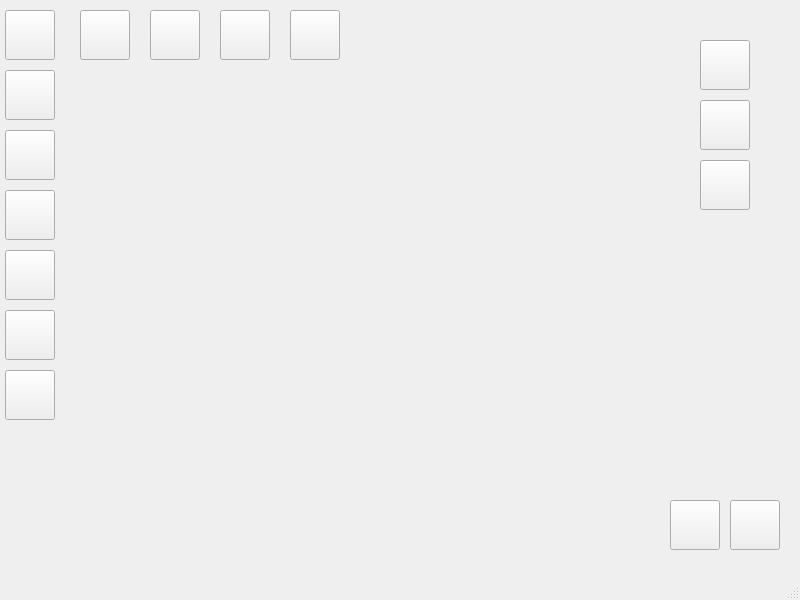
<?xml version="1.0" encoding="UTF-8"?>
<ui version="4.0">
 <class>MainWindow</class>
 <widget class="QMainWindow" name="MainWindow">
  <property name="geometry">
   <rect>
    <x>0</x>
    <y>0</y>
    <width>800</width>
    <height>600</height>
   </rect>
  </property>
  <property name="windowTitle">
   <string>MainWindow</string>
  </property>
  <widget class="QWidget" name="centralwidget">
   <widget class="ImageLabel" name="imagedisplay">
    <property name="geometry">
     <rect>
      <x>75</x>
      <y>70</y>
      <width>569</width>
      <height>500</height>
     </rect>
    </property>
    <property name="text">
     <string/>
    </property>
   </widget>
   <widget class="QPushButton" name="rotateimage">
    <property name="geometry">
     <rect>
      <x>5</x>
      <y>10</y>
      <width>50</width>
      <height>50</height>
     </rect>
    </property>
    <property name="text">
     <string/>
    </property>
   </widget>
   <widget class="QPushButton" name="cutimage">
    <property name="geometry">
     <rect>
      <x>5</x>
      <y>70</y>
      <width>50</width>
      <height>50</height>
     </rect>
    </property>
    <property name="text">
     <string/>
    </property>
   </widget>
   <widget class="QPushButton" name="resizeButton">
    <property name="geometry">
     <rect>
      <x>80</x>
      <y>10</y>
      <width>50</width>
      <height>50</height>
     </rect>
    </property>
    <property name="text">
     <string/>
    </property>
   </widget>
   <widget class="QPushButton" name="greyscale">
    <property name="geometry">
     <rect>
      <x>5</x>
      <y>130</y>
      <width>50</width>
      <height>50</height>
     </rect>
    </property>
    <property name="text">
     <string/>
    </property>
   </widget>
   <widget class="QPushButton" name="mosaic">
    <property name="geometry">
     <rect>
      <x>5</x>
      <y>190</y>
      <width>50</width>
      <height>50</height>
     </rect>
    </property>
    <property name="text">
     <string/>
    </property>
   </widget>
   <widget class="QPushButton" name="color">
    <property name="geometry">
     <rect>
      <x>5</x>
      <y>250</y>
      <width>50</width>
      <height>50</height>
     </rect>
    </property>
    <property name="text">
     <string/>
    </property>
   </widget>
   <widget class="QPushButton" name="textlogo">
    <property name="geometry">
     <rect>
      <x>5</x>
      <y>310</y>
      <width>50</width>
      <height>50</height>
     </rect>
    </property>
    <property name="text">
     <string/>
    </property>
   </widget>
   <widget class="QPushButton" name="undo">
    <property name="geometry">
     <rect>
      <x>150</x>
      <y>10</y>
      <width>50</width>
      <height>50</height>
     </rect>
    </property>
    <property name="text">
     <string/>
    </property>
   </widget>
   <widget class="QPushButton" name="save">
    <property name="geometry">
     <rect>
      <x>220</x>
      <y>10</y>
      <width>50</width>
      <height>50</height>
     </rect>
    </property>
    <property name="text">
     <string/>
    </property>
   </widget>
   <widget class="QPushButton" name="exit">
    <property name="geometry">
     <rect>
      <x>290</x>
      <y>10</y>
      <width>50</width>
      <height>50</height>
     </rect>
    </property>
    <property name="text">
     <string/>
    </property>
   </widget>
   <widget class="QStackedWidget" name="functionalarea">
    <property name="geometry">
     <rect>
      <x>670</x>
      <y>20</y>
      <width>110</width>
      <height>480</height>
     </rect>
    </property>
    <property name="currentIndex">
     <number>1</number>
    </property>
    <widget class="QWidget" name="default_page"/>
    <widget class="QWidget" name="mosaic_page">
     <widget class="QPushButton" name="mosaic_button">
      <property name="geometry">
       <rect>
        <x>30</x>
        <y>80</y>
        <width>50</width>
        <height>50</height>
       </rect>
      </property>
      <property name="text">
       <string/>
      </property>
     </widget>
     <widget class="QPushButton" name="mosaicsetting">
      <property name="geometry">
       <rect>
        <x>30</x>
        <y>20</y>
        <width>50</width>
        <height>50</height>
       </rect>
      </property>
      <property name="text">
       <string/>
      </property>
     </widget>
     <widget class="QPushButton" name="fullmosaic">
      <property name="geometry">
       <rect>
        <x>30</x>
        <y>140</y>
        <width>50</width>
        <height>50</height>
       </rect>
      </property>
      <property name="text">
       <string/>
      </property>
     </widget>
    </widget>
    <widget class="QWidget" name="textlogo_page">
     <widget class="QPushButton" name="text_button">
      <property name="geometry">
       <rect>
        <x>30</x>
        <y>20</y>
        <width>50</width>
        <height>50</height>
       </rect>
      </property>
      <property name="text">
       <string/>
      </property>
     </widget>
    </widget>
    <widget class="QWidget" name="greyscale_page">
     <widget class="QPushButton" name="grey">
      <property name="geometry">
       <rect>
        <x>30</x>
        <y>20</y>
        <width>50</width>
        <height>50</height>
       </rect>
      </property>
      <property name="text">
       <string/>
      </property>
     </widget>
     <widget class="QPushButton" name="binarize">
      <property name="geometry">
       <rect>
        <x>30</x>
        <y>80</y>
        <width>50</width>
        <height>50</height>
       </rect>
      </property>
      <property name="text">
       <string/>
      </property>
     </widget>
     <widget class="QPushButton" name="reverse">
      <property name="geometry">
       <rect>
        <x>30</x>
        <y>140</y>
        <width>50</width>
        <height>50</height>
       </rect>
      </property>
      <property name="text">
       <string/>
      </property>
     </widget>
    </widget>
    <widget class="QWidget" name="draw_page">
     <widget class="QPushButton" name="setting">
      <property name="geometry">
       <rect>
        <x>30</x>
        <y>20</y>
        <width>50</width>
        <height>50</height>
       </rect>
      </property>
      <property name="text">
       <string/>
      </property>
     </widget>
     <widget class="QPushButton" name="pen">
      <property name="geometry">
       <rect>
        <x>30</x>
        <y>80</y>
        <width>50</width>
        <height>50</height>
       </rect>
      </property>
      <property name="text">
       <string/>
      </property>
     </widget>
    </widget>
    <widget class="QWidget" name="rotate_page">
     <widget class="QPushButton" name="rotate90">
      <property name="geometry">
       <rect>
        <x>30</x>
        <y>20</y>
        <width>50</width>
        <height>50</height>
       </rect>
      </property>
      <property name="text">
       <string/>
      </property>
     </widget>
     <widget class="QPushButton" name="vertical_mirroring">
      <property name="geometry">
       <rect>
        <x>30</x>
        <y>80</y>
        <width>50</width>
        <height>50</height>
       </rect>
      </property>
      <property name="text">
       <string/>
      </property>
     </widget>
     <widget class="QPushButton" name="horizonal_mirroring">
      <property name="geometry">
       <rect>
        <x>30</x>
        <y>140</y>
        <width>50</width>
        <height>50</height>
       </rect>
      </property>
      <property name="text">
       <string/>
      </property>
     </widget>
     <widget class="QPushButton" name="freerotate">
      <property name="geometry">
       <rect>
        <x>30</x>
        <y>200</y>
        <width>50</width>
        <height>50</height>
       </rect>
      </property>
      <property name="text">
       <string/>
      </property>
     </widget>
    </widget>
    <widget class="QWidget" name="color_page">
     <widget class="QPushButton" name="lightness_button">
      <property name="geometry">
       <rect>
        <x>30</x>
        <y>20</y>
        <width>50</width>
        <height>50</height>
       </rect>
      </property>
      <property name="text">
       <string/>
      </property>
     </widget>
     <widget class="QPushButton" name="saturation_button">
      <property name="geometry">
       <rect>
        <x>30</x>
        <y>80</y>
        <width>50</width>
        <height>50</height>
       </rect>
      </property>
      <property name="text">
       <string/>
      </property>
     </widget>
     <widget class="QPushButton" name="contrast_button">
      <property name="geometry">
       <rect>
        <x>30</x>
        <y>140</y>
        <width>50</width>
        <height>50</height>
       </rect>
      </property>
      <property name="text">
       <string/>
      </property>
     </widget>
     <widget class="QPushButton" name="colorbutton">
      <property name="geometry">
       <rect>
        <x>30</x>
        <y>200</y>
        <width>50</width>
        <height>50</height>
       </rect>
      </property>
      <property name="text">
       <string/>
      </property>
     </widget>
     <widget class="QPushButton" name="sharpbutton">
      <property name="geometry">
       <rect>
        <x>30</x>
        <y>260</y>
        <width>50</width>
        <height>50</height>
       </rect>
      </property>
      <property name="text">
       <string/>
      </property>
     </widget>
    </widget>
    <widget class="QWidget" name="cut_page">
     <widget class="QPushButton" name="adjust">
      <property name="geometry">
       <rect>
        <x>30</x>
        <y>20</y>
        <width>50</width>
        <height>50</height>
       </rect>
      </property>
      <property name="text">
       <string/>
      </property>
     </widget>
     <widget class="QPushButton" name="cut">
      <property name="geometry">
       <rect>
        <x>30</x>
        <y>80</y>
        <width>50</width>
        <height>50</height>
       </rect>
      </property>
      <property name="text">
       <string/>
      </property>
     </widget>
    </widget>
   </widget>
   <widget class="QPushButton" name="cancel">
    <property name="geometry">
     <rect>
      <x>670</x>
      <y>500</y>
      <width>50</width>
      <height>50</height>
     </rect>
    </property>
    <property name="text">
     <string/>
    </property>
   </widget>
   <widget class="QPushButton" name="confirm">
    <property name="geometry">
     <rect>
      <x>730</x>
      <y>500</y>
      <width>50</width>
      <height>50</height>
     </rect>
    </property>
    <property name="text">
     <string/>
    </property>
   </widget>
   <widget class="QPushButton" name="drawbutton">
    <property name="geometry">
     <rect>
      <x>5</x>
      <y>370</y>
      <width>50</width>
      <height>50</height>
     </rect>
    </property>
    <property name="text">
     <string/>
    </property>
   </widget>
  </widget>
  <widget class="QMenuBar" name="menubar">
   <property name="geometry">
    <rect>
     <x>0</x>
     <y>0</y>
     <width>800</width>
     <height>37</height>
    </rect>
   </property>
  </widget>
  <widget class="QStatusBar" name="statusbar"/>
 </widget>
 <customwidgets>
  <customwidget>
   <class>ImageLabel</class>
   <extends>QLabel</extends>
   <header>imagelabel.h</header>
  </customwidget>
 </customwidgets>
 <resources/>
 <connections/>
</ui>
